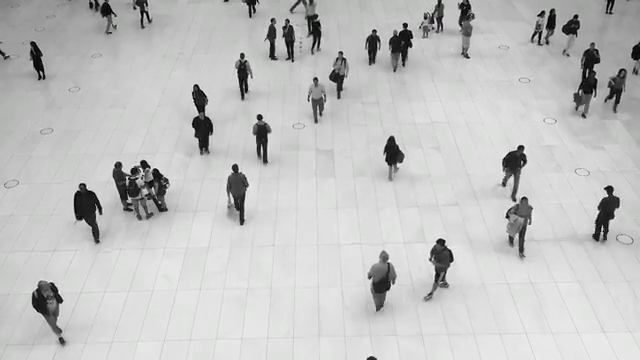
#> input picture frame 34 of Full body detection/contentvideo.mp4, 640 x 360 px
$ python 'human detection.py'
#> lines starting #> are read from the running program, lines starting #| are printed output that depends on the picture; after the words box and inside, x2 and y2 are one past the last pixel; in counts of white or black regions, pixels touching at a corner belong together
import cv2

cap = cv2.VideoCapture("contentvideo.mp4")


human_cascade = cv2.CascadeClassifier("haarcascade_fullbody.xml")


while True:
    # Capture frame-by-frame
    ret, frame = cap.read()
#> frame is the input picture: shape (360, 640, 3); mean B, G, R 193.5, 193.8, 193.6

    # Our operations on the frame come here
    gray = cv2.cvtColor(frame, cv2.COLOR_BGR2GRAY)
    humans = human_cascade.detectMultiScale(gray, 2, 1)
#> humans = [[228, 48, 28, 56], [303, 74, 28, 56], [247, 110, 28, 56], [377, 129, 28, 56], [365, 261, 28, 56], [288, 26, 56, 112], [488, 158, 56, 112], [181, 32, 112, 224]]

    # Display the resulting frame
    for x, y, w, h in humans:
        cv2.rectangle(frame, (x, y), (x + w, y + h), (255, 0, 0), 2)
#> this loop made 8 passes
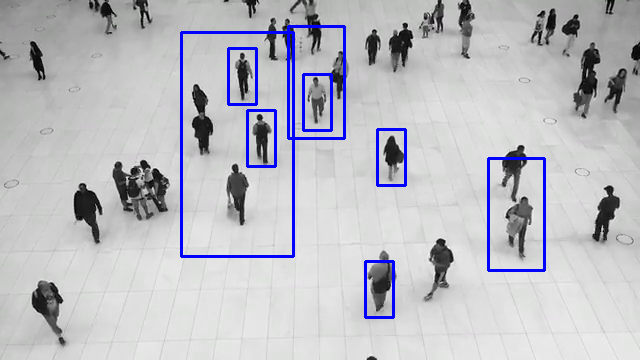
#> frame: shape (360, 640, 3); 2.82% of pixels changed, all inside (x1, y1, x2, y2) = (180, 25, 546, 319)

    cv2.imshow("frame", frame)
    if cv2.waitKey(1) & 0xFF == ord("q"):
#> (key q is pressed here)
        break

# When everything done, release the capture
cap.release()
cv2.destroyAllWindows()

$ run again, starting later in the video
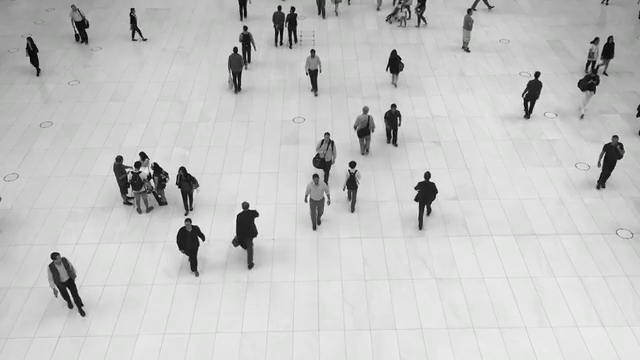
#> input picture frame 153 of Full body detection/contentvideo.mp4, 640 x 360 px
#> frame is the input picture: shape (360, 640, 3); mean B, G, R 196.6, 196.9, 196.7
#> humans = [[232, 15, 28, 56], [222, 41, 28, 56], [298, 40, 28, 56], [380, 40, 28, 56], [378, 94, 28, 56], [350, 102, 28, 56], [336, 158, 28, 56], [302, 182, 28, 56], [178, 225, 28, 56]]
#> the loop `for x, y, w, h in humans:` made 9 passes
#> (x, y) on passes 1 to 8: (232, 15), (222, 41), (298, 40), (380, 40), (378, 94), (350, 102), (336, 158), (302, 182)
#> after the loop `for x, y, w, h in humans:`:
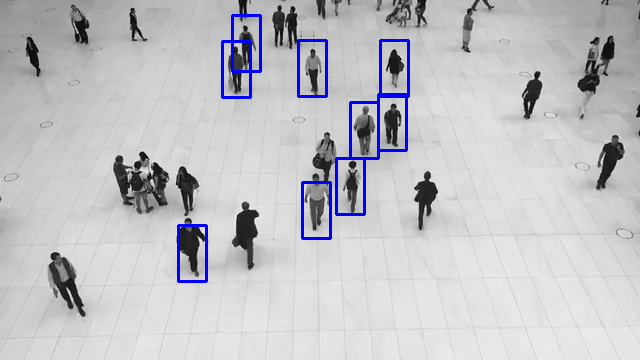
#> frame: shape (360, 640, 3); 1.84% of pixels changed, all inside (x1, y1, x2, y2) = (177, 14, 410, 283)

$ run again, starting later in the video
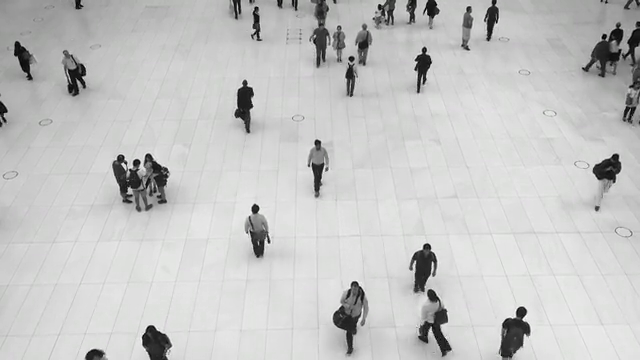
#> input picture frame 272 of Full body detection/contentvideo.mp4, 640 x 360 px
#> frame is the input picture: shape (360, 640, 3); mean B, G, R 196.9, 197.3, 197
#> humans = [[306, 14, 28, 56], [588, 27, 28, 56], [408, 38, 28, 56], [336, 46, 28, 56], [244, 212, 28, 56], [320, 4, 56, 112]]
#> the loop `for x, y, w, h in humans:` made 6 passes
#> after the loop `for x, y, w, h in humans:`:
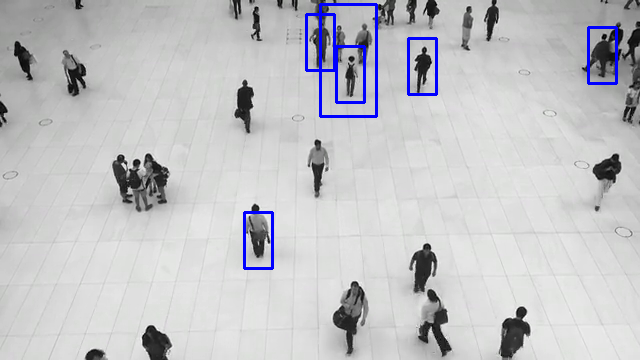
#> frame: shape (360, 640, 3); 1.5% of pixels changed, all inside (x1, y1, x2, y2) = (243, 3, 618, 270)
